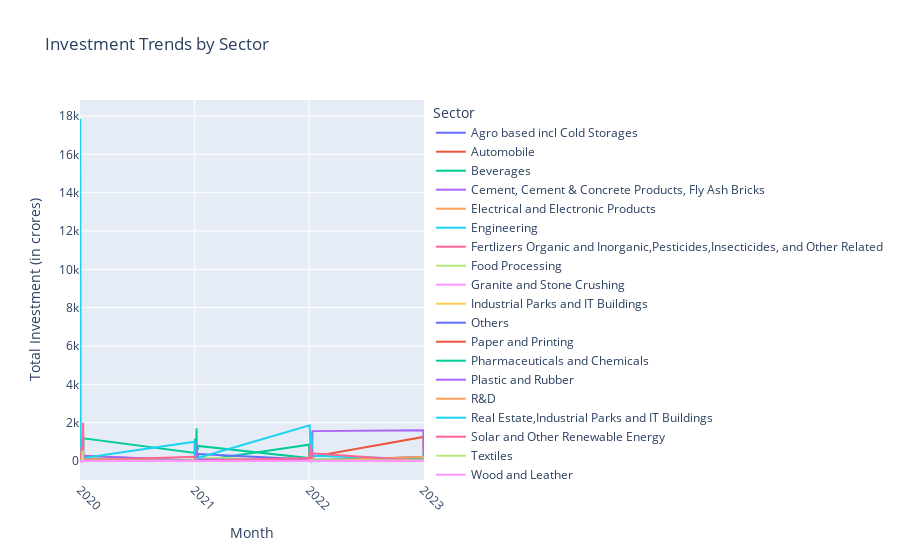

This figure's notebook cell:
### Code cell
# Create a line chart using Plotly
fig = px.line(grouped, x='month', y='investment in cr', color='sector',
              title='Investment Trends by Sector',
              labels={'month': 'Month', 'investment in cr': 'Total Investment (in crores)'})

# Customize the appearance of the plot
fig.update_layout(legend_title_text='Sector')
fig.update_xaxes(tickangle=45)

# Show the plot
fig.show()
